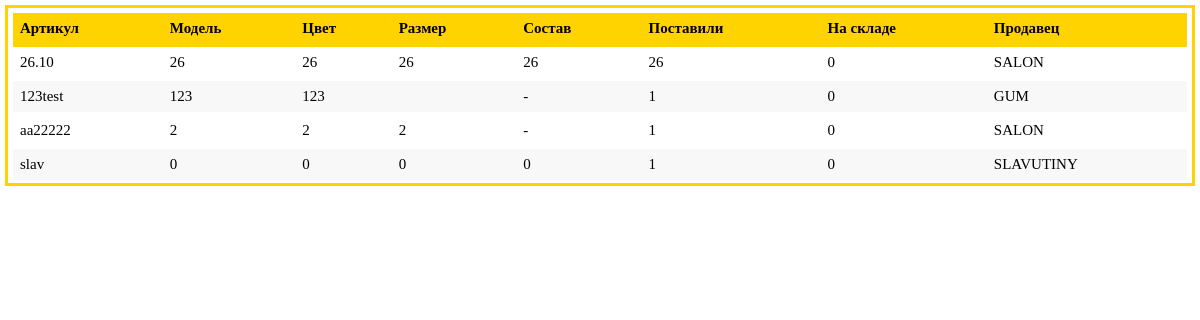
The app's page /delivery/2 with its own data.
### tab/models.py (models this page shows, shortened)
class Product(models.Model):
    GUM = 'GUM'
    SLAVUTINY = 'SLAVUTINY'
    SALON = 'SALON'
    SELLERS = [
        (GUM, 'Гум'),
        (SLAVUTINY, 'Славутины'),
        (SALON, 'Салон'),
    ]
    art = models.CharField(max_length=20)
    model = models.CharField(max_length=80)
    color = models.CharField(max_length=20)
    size = models.CharField(max_length=20, blank=True)
    structure = models.CharField(max_length=20, blank=True, default='-')
    shipment = models.IntegerField(default=1)  # поставили вещей
    count = models.IntegerField(default=0)  # всего вещей
    seller = models.CharField(max_length=10, choices=SELLERS, default=GUM)
    date_name = models.ForeignKey(Deliveries, on_delete=models.PROTECT, null=True)
    def remains(self):
        if self.count < self.shipment:
            return self.count
        return self.count - self.shipment  # кол-во вещей на складе

### tab/views.py (the view)
# urls.py: path('delivery/<int:id_delivery>', views.one_delivery, name='delivery_detail'),
def one_delivery(request, id_delivery: int):
    delivery = Product.objects.filter(date_name_id=id_delivery)
    return render(request, 'tab/one-delivery.html', {'delivery': delivery})

### tab/templates/tab/one-delivery.html (shortened to what this page needs)
{% extends 'tab/base.html' %}
{% block content %}
<table class="table">
  <thead>
    <tr>
      <th>Артикул</th>
      <th>Модель</th>
      <th>Цвет</th>
      <th>Размер</th>
      <th>Состав</th>
      <th>Поставили</th>
      <th>На складе</th>
      <th>Продавец</th>
    </tr>
  </thead>
  <tbody>
    {% for p in delivery %}
        <tr>
            <td>{{ p.art }}</td>
            <td>{{ p.model }}</td>
            <td>{{ p.color }}</td>
            <td>{{ p.size }}</td>
            <td>{{ p.structure }}</td>
            <td>{{ p.shipment }}</td>
            <td>{{ p.remains }}</td>
            <td>{{ p.seller }}</td>
        </tr>
    {% endfor %}
  </tbody>
</table>
{% endblock %}

### tab/static/tab/css/styles.css (style rules this page uses)
.table { width: 100%; margin-bottom: 20px; border: 5px solid #fff; border-top: 5px solid #fff; border-bottom: 3px solid #fff; border-collapse: collapse; outline: 3px solid #ffd300; font-size: 15px; background: #fff!important; }
.table th { font-weight: bold; padding: 7px; background: #ffd300; border: none; text-align: left; font-size: 15px; border-top: 3px solid #fff; border-bottom: 3px solid #ffd300; }
.table td { padding: 7px; border: none; border-top: 3px solid #fff; border-bottom: 3px solid #fff; font-size: 15px; }
.table tbody tr:nth-child(even) { background: #f8f8f8!important; }

### records on screen
Product: art "26.10", model "26", color "26", size "26", structure "26", shipment "26", remains "0", seller "SALON"
Product: art "123test", model "123", color "123", structure "-", shipment "1", remains "0", seller "GUM"
Product: art "aa22222", model "2", color "2", size "2", structure "-", shipment "1", remains "0", seller "SALON"
Product: art "slav", model "0", color "0", size "0", structure "0", shipment "1", remains "0", seller "SLAVUTINY"
